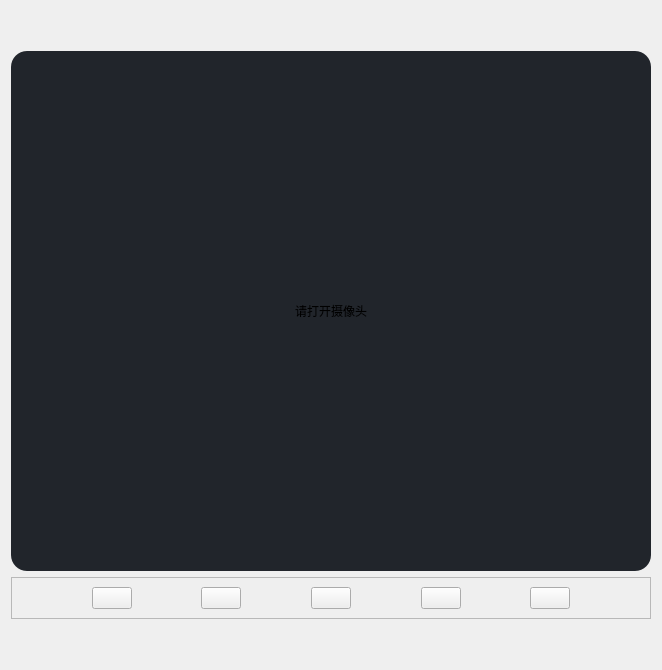
                     <widget class="QWidget" name="camera">
                      <property name="sizePolicy">
                       <sizepolicy hsizetype="Preferred" vsizetype="Preferred">
                        <horstretch>0</horstretch>
                        <verstretch>0</verstretch>
                       </sizepolicy>
                      </property>
                      <property name="minimumSize">
                       <size>
                        <width>0</width>
                        <height>0</height>
                       </size>
                      </property>
                      <layout class="QVBoxLayout" name="verticalLayout_12">
                       <item>
                        <spacer name="verticalSpacer_2">
                         <property name="orientation">
                          <enum>Qt::Vertical</enum>
                         </property>
                         <property name="sizeHint" stdset="0">
                          <size>
                           <width>20</width>
                           <height>40</height>
                          </size>
                         </property>
                        </spacer>
                       </item>
                       <item alignment="Qt::AlignHCenter|Qt::AlignVCenter">
                        <widget class="QLabel" name="cameraLabel">
                         <property name="sizePolicy">
                          <sizepolicy hsizetype="Fixed" vsizetype="Fixed">
                           <horstretch>0</horstretch>
                           <verstretch>0</verstretch>
                          </sizepolicy>
                         </property>
                         <property name="minimumSize">
                          <size>
                           <width>640</width>
                           <height>520</height>
                          </size>
                         </property>
                         <property name="styleSheet">
                          <string notr="true">background-color: rgb(33, 37, 43);border-radius: 16px;
font: 20pt &quot;楷体&quot;;</string>
                         </property>
                         <property name="text">
                          <string>请打开摄像头</string>
                         </property>
                         <property name="alignment">
                          <set>Qt::AlignCenter</set>
                         </property>
                        </widget>
                       </item>
                       <item>
                        <widget class="QFrame" name="cameraBtns">
                         <property name="sizePolicy">
                          <sizepolicy hsizetype="Expanding" vsizetype="Preferred">
                           <horstretch>0</horstretch>
                           <verstretch>0</verstretch>
                          </sizepolicy>
                         </property>
                         <property name="frameShape">
                          <enum>QFrame::StyledPanel</enum>
                         </property>
                         <property name="frameShadow">
                          <enum>QFrame::Raised</enum>
                         </property>
                         <layout class="QHBoxLayout" name="horizontalLayout_6">
                          <property name="spacing">
                           <number>0</number>
                          </property>
                          <property name="leftMargin">
                           <number>10</number>
                          </property>
                          <property name="rightMargin">
                           <number>10</number>
                          </property>
                          <item>
                           <spacer name="horizontalSpacer">
                            <property name="orientation">
                             <enum>Qt::Horizontal</enum>
                            </property>
                            <property name="sizeHint" stdset="0">
                             <size>
                              <width>40</width>
                              <height>20</height>
                             </size>
                            </property>
                           </spacer>
                          </item>
                          <item>
                           <widget class="QPushButton" name="btn_biaoding">
                            <property name="toolTip">
                             <string>标定</string>
                            </property>
                            <property name="text">
                             <string/>
                            </property>
                            <property name="icon">
                             <iconset resource="../resources.qrc">
                              <normaloff>:/icons/static/icons/biaoding.png</normaloff>:/icons/static/icons/biaoding.png</iconset>
                            </property>
                            <property name="iconSize">
                             <size>
                              <width>48</width>
                              <height>48</height>
                             </size>
                            </property>
                           </widget>
                          </item>
                          <item>
                           <spacer name="horizontalSpacer_9">
                            <property name="orientation">
                             <enum>Qt::Horizontal</enum>
                            </property>
                            <property name="sizeHint" stdset="0">
                             <size>
                              <width>40</width>
                              <height>20</height>
                             </size>
                            </property>
                           </spacer>
                          </item>
                          <item>
                           <widget class="QPushButton" name="cameraBtn">
                            <property name="sizePolicy">
                             <sizepolicy hsizetype="Fixed" vsizetype="Fixed">
                              <horstretch>0</horstretch>
                              <verstretch>0</verstretch>
                             </sizepolicy>
                            </property>
                            <property name="toolTip">
                             <string>摄像头</string>
                            </property>
                            <property name="text">
                             <string/>
                            </property>
                            <property name="icon">
                             <iconset resource="../resources.qrc">
                              <normaloff>:/icons/static/icons/camera_off.png</normaloff>
                              <normalon>:/icons/static/icons/camera_on.png</normalon>:/icons/static/icons/camera_off.png</iconset>
                            </property>
                            <property name="iconSize">
                             <size>
                              <width>48</width>
                              <height>48</height>
                             </size>
                            </property>
                           </widget>
                          </item>
                          <item>
                           <spacer name="horizontalSpacer_2">
                            <property name="orientation">
                             <enum>Qt::Horizontal</enum>
                            </property>
                            <property name="sizeHint" stdset="0">
                             <size>
                              <width>40</width>
                              <height>20</height>
                             </size>
                            </property>
                           </spacer>
                          </item>
                          <item>
                           <widget class="QPushButton" name="shutterBtn">
                            <property name="sizePolicy">
                             <sizepolicy hsizetype="Preferred" vsizetype="Fixed">
                              <horstretch>0</horstretch>
                              <verstretch>0</verstretch>
                             </sizepolicy>
                            </property>
                            <property name="toolTip">
                             <string>拍照</string>
                            </property>
                            <property name="text">
                             <string/>
                            </property>
                            <property name="icon">
                             <iconset resource="../resources.qrc">
                              <normaloff>:/icons/static/icons/shutter.png</normaloff>:/icons/static/icons/shutter.png</iconset>
                            </property>
                            <property name="iconSize">
                             <size>
                              <width>64</width>
                              <height>64</height>
                             </size>
                            </property>
                           </widget>
                          </item>
                          <item>
                           <spacer name="horizontalSpacer_3">
                            <property name="orientation">
                             <enum>Qt::Horizontal</enum>
                            </property>
                            <property name="sizeHint" stdset="0">
                             <size>
                              <width>40</width>
                              <height>20</height>
                             </size>
                            </property>
                           </spacer>
                          </item>
                          <item>
                           <widget class="QPushButton" name="changeCameraBtn">
                            <property name="sizePolicy">
                             <sizepolicy hsizetype="Preferred" vsizetype="Fixed">
                              <horstretch>0</horstretch>
                              <verstretch>0</verstretch>
                             </sizepolicy>
                            </property>
                            <property name="toolTip">
                             <string>切换摄像头</string>
                            </property>
                            <property name="text">
                             <string/>
                            </property>
                            <property name="icon">
                             <iconset resource="../resources.qrc">
                              <normaloff>:/icons/static/icons/camera_change.png</normaloff>:/icons/static/icons/camera_change.png</iconset>
                            </property>
                            <property name="iconSize">
                             <size>
                              <width>48</width>
                              <height>48</height>
                             </size>
                            </property>
                           </widget>
                          </item>
                          <item>
                           <spacer name="horizontalSpacer_7">
                            <property name="orientation">
                             <enum>Qt::Horizontal</enum>
                            </property>
                            <property name="sizeHint" stdset="0">
                             <size>
                              <width>40</width>
                              <height>20</height>
                             </size>
                            </property>
                           </spacer>
                          </item>
                          <item>
                           <widget class="QPushButton" name="videoMatchBtn">
                            <property name="toolTip">
                             <string>智能追踪</string>
                            </property>
                            <property name="text">
                             <string/>
                            </property>
                            <property name="icon">
                             <iconset resource="../resources.qrc">
                              <normaloff>:/icons/static/icons/dingwei.png</normaloff>:/icons/static/icons/dingwei.png</iconset>
                            </property>
                            <property name="iconSize">
                             <size>
                              <width>48</width>
                              <height>48</height>
                             </size>
                            </property>
                           </widget>
                          </item>
                          <item>
                           <spacer name="horizontalSpacer_4">
                            <property name="orientation">
                             <enum>Qt::Horizontal</enum>
                            </property>
                            <property name="sizeHint" stdset="0">
                             <size>
                              <width>40</width>
                              <height>20</height>
                             </size>
                            </property>
                           </spacer>
                          </item>
                         </layout>
                        </widget>
                       </item>
                       <item>
                        <spacer name="verticalSpacer">
                         <property name="orientation">
                          <enum>Qt::Vertical</enum>
                         </property>
                         <property name="sizeHint" stdset="0">
                          <size>
                           <width>20</width>
                           <height>40</height>
                          </size>
                         </property>
                        </spacer>
                       </item>
                      </layout>
                     </widget>
